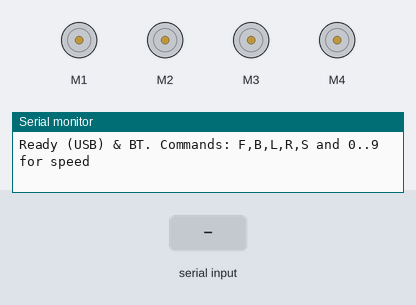
Recording of a sketch running on a simulated Arduino Uno, built with avr-gcc and run on an emulated ATmega328P. Shown: 4 × DC motor (green arrow = forward, orange = backward, longer = faster), the last lines printed to the serial monitor. Inputs (shaded band) come from the test bench.

Above: at 1.2 s.
1.3 s: "F90\n" received over Serial
At 1.7 s:
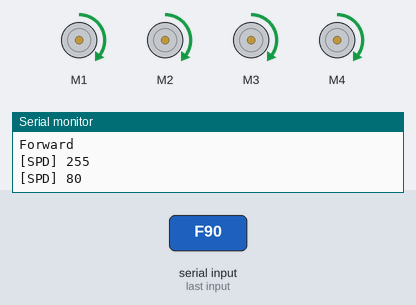
2.8 s: "90,45\n" received over the second serial link
At 4.0 s:
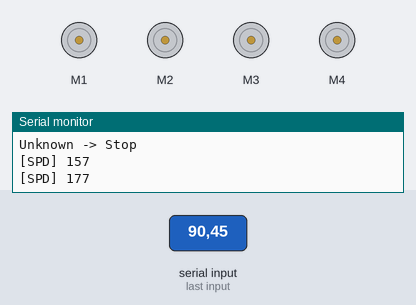
4.3 s: "B90\n" received over Serial
At 5.3 s:
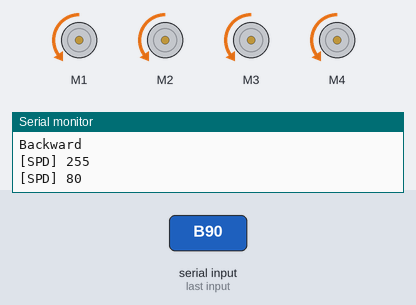
5.8 s: "L90\n" received over the second serial link
At 6.9 s:
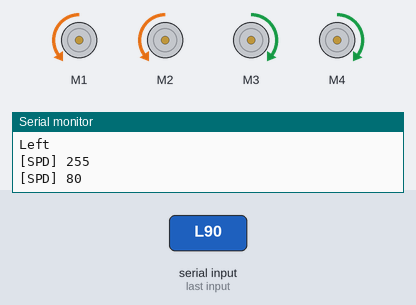
7.3 s: "R90\n" received over Serial
At 8.2 s:
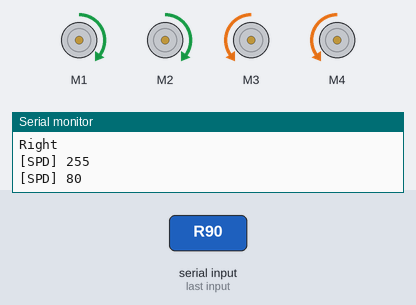
8.8 s: "30,150\n" received over the second serial link
At 9.9 s:
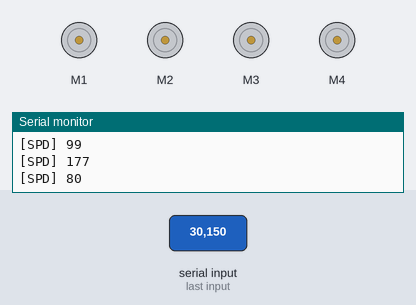
Timing chart, 0 to 11.3 s (numbered marks = the images above; inputs shaded):
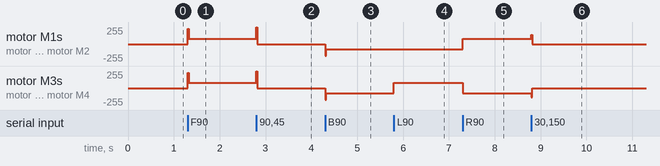

Measured:
- after the input at 1.3 s, motor M1–4: stopped → forward 80/255 at once
- after the input at 2.8 s, motor M1–4: forward 80/255 → stopped at once
- after the input at 4.3 s, motor M1–4: stopped → backward 80/255 at once
- after the input at 5.8 s, motor M3, motor M4: backward 80/255 → forward 80/255 at once
- after the input at 7.3 s, motor M1, motor M2: backward 80/255 → forward 80/255 at once; motor M3, motor M4: forward 80/255 → backward 80/255 at once
- after the input at 8.8 s, motor M1, motor M2: forward 80/255 → stopped at once; motor M3, motor M4: backward 80/255 → stopped at once

The sketch:

test_blu_car.ino
```cpp
#include <AFMotor.h>
#include <SoftwareSerial.h>
//https://github.com/adafruit/Adafruit-Motor-Shield-library

// SoftwareSerial: RX từ HC-05 là chân 10, TX ra HC-05 là chân 11
SoftwareSerial BT(10, 11); // RX, TX

AF_DCMotor motor1(1);
AF_DCMotor motor2(2);
AF_DCMotor motor3(3);
AF_DCMotor motor4(4);

int speedVal = 230;
char value = 'S';

void setAllSpeeds(int spd) {
  motor1.setSpeed(spd);
  motor2.setSpeed(spd);
  motor3.setSpeed(spd);
  motor4.setSpeed(spd);
}

void stopAll() {
  motor1.run(RELEASE);
  motor2.run(RELEASE);
  motor3.run(RELEASE);
  motor4.run(RELEASE);
}

void goForward() {
  motor1.run(FORWARD);
  motor2.run(FORWARD);
  motor3.run(FORWARD);
  motor4.run(FORWARD);
}

void goBackward() {
  motor1.run(BACKWARD);
  motor2.run(BACKWARD);
  motor3.run(BACKWARD);
  motor4.run(BACKWARD);
}

void turnLeft() {
  motor1.run(BACKWARD);
  motor2.run(BACKWARD);
  motor3.run(FORWARD);
  motor4.run(FORWARD);
}

void turnRight() {
  motor1.run(FORWARD);
  motor2.run(FORWARD);
  motor3.run(BACKWARD);
  motor4.run(BACKWARD);
}

void setup() {
  Serial.begin(9600);
  BT.begin(9600);
  setAllSpeeds(speedVal);
  stopAll();
  Serial.println(F("Ready (USB) & BT. Commands: F,B,L,R,S and 0..9 for speed"));
}

void handleCommand(char c) {
  if (c == '\n' || c == '\r') return;
  if (c >= 'a' && c <= 'z') c = c - 'a' + 'A';

  // Phím số đổi tốc độ
  if (c >= '0' && c <= '9') {
    int lvl = c - '0';
    int newSpeed = map(lvl, 0, 9, 80, 255);
    speedVal = newSpeed;
    setAllSpeeds(speedVal);
    Serial.print(F("[SPD] ")); Serial.println(speedVal);
    BT.print(F("[SPD] "));    BT.println(speedVal);
    return;
  }

  value = c;
  switch (value) {
    case 'F': goForward(); Serial.println(F("Forward")); BT.println(F("Forward")); break;
    case 'B': goBackward(); Serial.println(F("Backward")); BT.println(F("Backward")); break;
    case 'L': turnLeft();   Serial.println(F("Left"));     BT.println(F("Left"));     break;
    case 'R': turnRight();  Serial.println(F("Right"));    BT.println(F("Right"));    break;
    case 'S': stopAll();    Serial.println(F("Stop"));     BT.println(F("Stop"));     break;
    default:  stopAll();    Serial.println(F("Unknown -> Stop")); BT.println(F("Unknown -> Stop")); break;
  }
}

void loop() {
  // Nhận từ Bluetooth
  if (BT.available()) {
    char c = BT.read();
    handleCommand(c);
  }
  // (Tuỳ chọn) Nhận từ USB Serial để test
  if (Serial.available()) {
    char c = Serial.read();
    handleCommand(c);
  }
}
```
